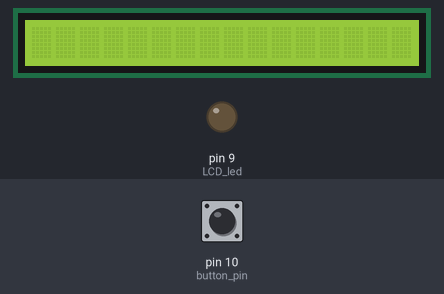
Simulated run of this sketch. Board: Arduino Uno, built with avr-gcc and run on an emulated ATmega328P. On the bench: 16×1 character LCD, output pins drawn as LEDs (lit = HIGH). Dashed ring = blinking. Inputs (shaded band) come from the test bench; at power-on: pin 10 (button_pin) LOW.

Above: at 1.2 s.
1.3 s: pin 10 (button_pin) pulled HIGH for 0.6 s
At 3.0 s:
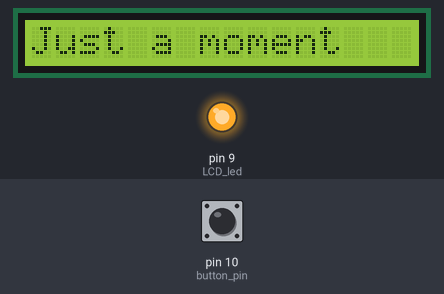
4.9 s: pin 10 (button_pin) pulled HIGH for 1 s
At 8.6 s:
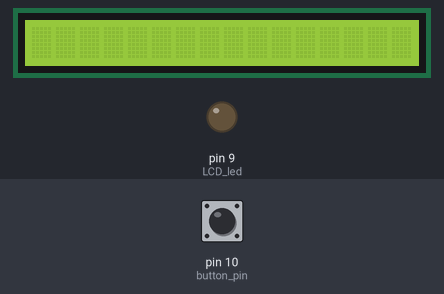
8.9 s: pin 10 (button_pin) pulled HIGH for 3.2 s
At 11.4 s:
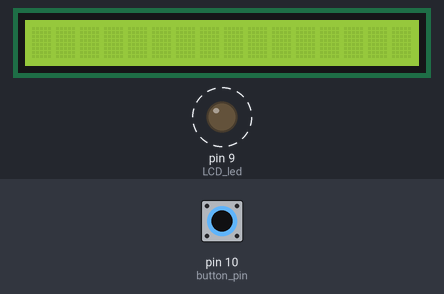
Timing chart, 0 to 15.1 s (numbered marks = the images above; inputs shaded):
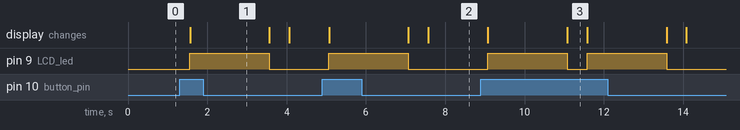

The sketch:

LCD_DisplayTest7.ino
```cpp
#include <LiquidCrystal.h>
#define button_pin 10
int btn_state = 0;
const int rs = 2, en = 3, d4 = 4, d5 = 5, d6 = 6, d7 = 7; //the LCD pins
const int LCD_led = 9;

LiquidCrystal lcd(rs, en, d4, d5, d6, d7);

void setup() {
  // put your setup code here, to run once:
pinMode(button_pin,INPUT);
pinMode(LCD_led, OUTPUT);
lcd.begin(16,1);
digitalWrite(LCD_led,LOW);
}

void loop() {
  // put your main code here, to run repeatedly:
lcd.noBlink();
btn_state = digitalRead(button_pin);

  if (btn_state == HIGH){
  lcd.display();
  digitalWrite(LCD_led,HIGH);
  lcd.print("Just a moment");
  delay(2000);
  lcd.clear();
  digitalWrite(LCD_led,LOW);
}
else{
  lcd.noDisplay();
  digitalWrite(LCD_led,LOW);
}
delay(500);
}
```

Measured:
- after the input at 1.3 s, pin 9 (LCD_led): LOW → HIGH after 0.26 s, → LOW 2.0 s later; the display: changes after 0.27 s (image 1)
- after the input at 4.9 s, pin 9 (LCD_led): LOW → HIGH after 0.17 s, → LOW 2.0 s later; the display: first changes after 0.17 s (image 2 shows a later state)
- after the input at 8.9 s, pin 9 (LCD_led): alternates HIGH for 2.0 s and LOW for 0.50 s, 4 changes in all, then stays LOW, starting after 0.17 s; the display: first changes after 0.17 s (image 3 shows a later state)
- what the display in image 3 shows lasts 0.5 s, from 11.1 s to 11.6 s
